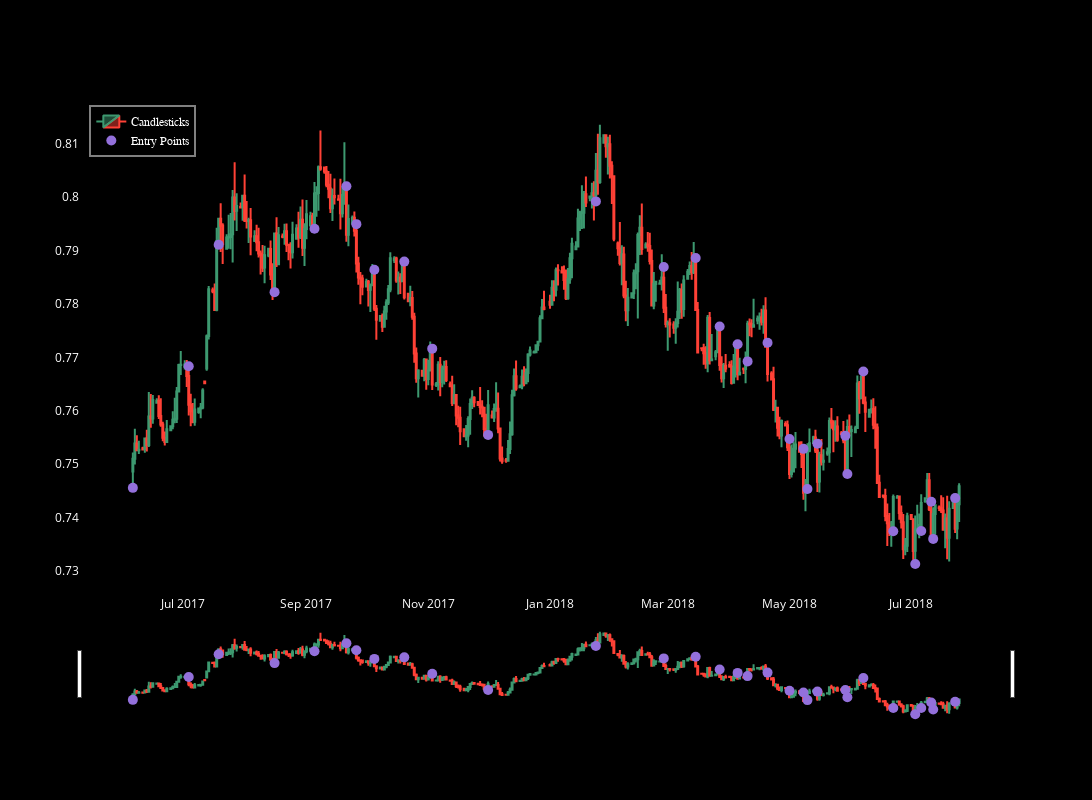

The cell this chart's notebook holds for it:
### Code cell
plot_candlestick_with_signals(dataframes[0], start_index=0, num_rows=355)

### Figure 1 — Plotly figure (JSON) as saved in the notebook; plotly's stock layout.template omitted (floating-point values rounded to 4 significant figures; data arrays with more than 128 entries replaced by an {"elided": "..."} marker saying what was removed)
{"data": [{"close": {"elided": "355 float values"}, "high": {"elided": "355 float values"}, "low": {"elided": "355 float values"}, "name": "Candlesticks", "open": {"elided": "355 float values"}, "type": "candlestick", "x": {"elided": "355 str values"}, "xaxis": "x", "yaxis": "y"}, {"marker": {"color": "MediumPurple", "size": 10, "symbol": "circle"}, "mode": "markers", "name": "Entry Points", "type": "scatter", "x": {"elided": "355 str values"}, "xaxis": "x", "y": {"elided": "355 float values"}, "yaxis": "y"}], "layout": {"font": {"color": "white"}, "height": 800, "legend": {"bgcolor": "black", "bordercolor": "gray", "borderwidth": 2, "font": {"color": "white", "family": "sans-serif", "size": 12}, "traceorder": "normal", "x": 0.01, "y": 0.99}, "paper_bgcolor": "black", "plot_bgcolor": "black", "showlegend": true, "width": 1200, "xaxis": {"anchor": "y", "domain": [0, 1], "showgrid": false, "zeroline": false}, "yaxis": {"anchor": "x", "domain": [0, 1], "showgrid": false, "zeroline": false}}}
